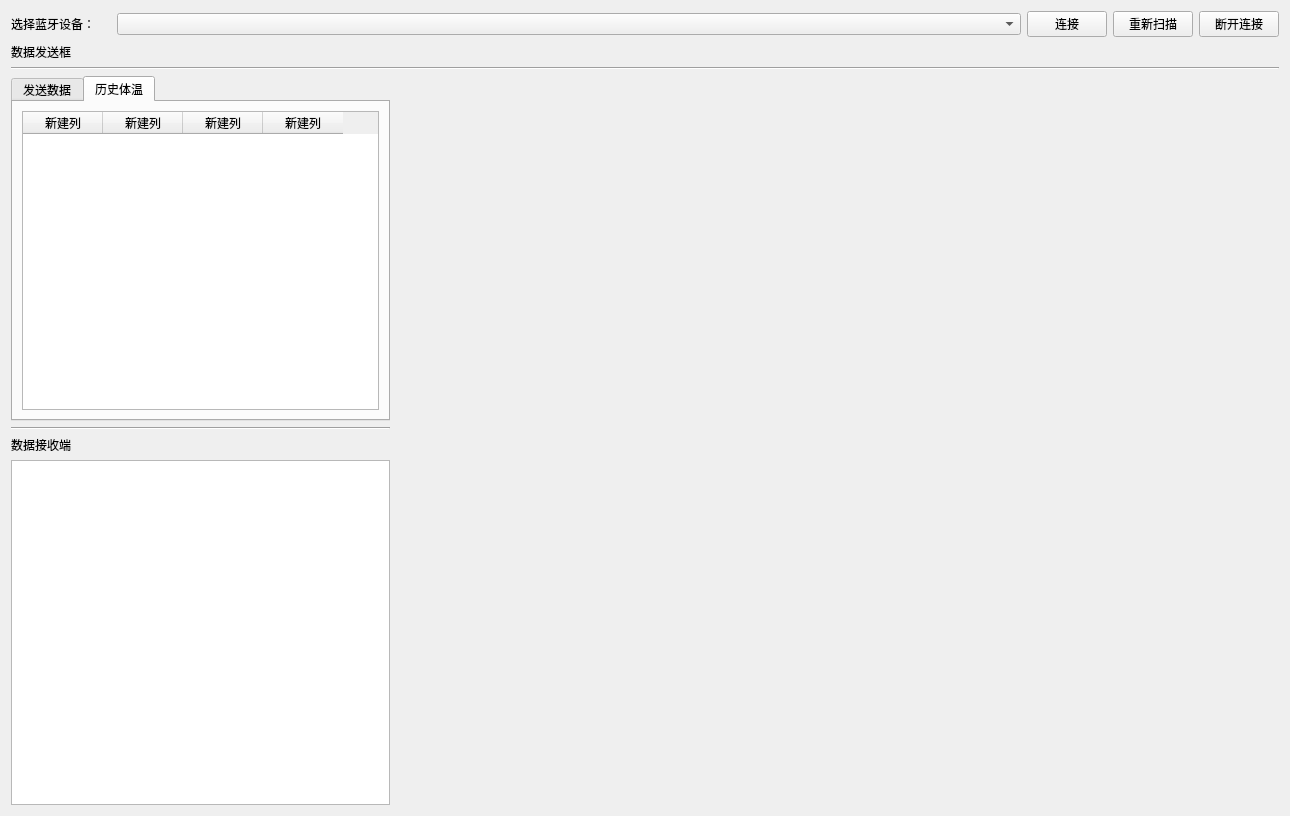
<?xml version="1.0" encoding="UTF-8"?>
<ui version="4.0">
 <class>Form</class>
 <widget class="QWidget" name="Form">
  <property name="geometry">
   <rect>
    <x>0</x>
    <y>0</y>
    <width>1290</width>
    <height>816</height>
   </rect>
  </property>
  <property name="windowTitle">
   <string>Form</string>
  </property>
  <layout class="QVBoxLayout" name="verticalLayout_4">
   <item>
    <layout class="QVBoxLayout" name="verticalLayout_3">
     <item>
      <layout class="QHBoxLayout" name="horizontalLayout" stretch="1,9,0,0,0">
       <item>
        <widget class="QLabel" name="label">
         <property name="text">
          <string>选择蓝牙设备：</string>
         </property>
        </widget>
       </item>
       <item>
        <widget class="QComboBox" name="comboBox"/>
       </item>
       <item>
        <widget class="QPushButton" name="connectButton">
         <property name="text">
          <string>连接</string>
         </property>
        </widget>
       </item>
       <item>
        <widget class="QPushButton" name="scanButton">
         <property name="text">
          <string>重新扫描</string>
         </property>
        </widget>
       </item>
       <item>
        <widget class="QPushButton" name="disconnectButton">
         <property name="text">
          <string>断开连接</string>
         </property>
        </widget>
       </item>
      </layout>
     </item>
     <item>
      <layout class="QHBoxLayout" name="horizontalLayout_4">
       <item>
        <widget class="QLabel" name="label_2">
         <property name="text">
          <string>数据发送框</string>
         </property>
        </widget>
       </item>
       <item>
        <widget class="QLabel" name="label_tip">
         <property name="text">
          <string/>
         </property>
        </widget>
       </item>
      </layout>
     </item>
     <item>
      <widget class="Line" name="line">
       <property name="orientation">
        <enum>Qt::Horizontal</enum>
       </property>
      </widget>
     </item>
    </layout>
   </item>
   <item>
    <layout class="QHBoxLayout" name="horizontalLayout_5" stretch="3,7">
     <item>
      <layout class="QVBoxLayout" name="verticalLayout">
       <item>
        <layout class="QHBoxLayout" name="horizontalLayout_2" stretch="0">
         <item>
          <widget class="QTabWidget" name="tabWidget">
           <property name="currentIndex">
            <number>1</number>
           </property>
           <widget class="QWidget" name="tab">
            <attribute name="title">
             <string>发送数据</string>
            </attribute>
            <layout class="QHBoxLayout" name="horizontalLayout_7">
             <item>
              <widget class="QPlainTextEdit" name="sendTextEdit"/>
             </item>
            </layout>
           </widget>
           <widget class="QWidget" name="tab_2">
            <attribute name="title">
             <string>历史体温</string>
            </attribute>
            <layout class="QHBoxLayout" name="horizontalLayout_8">
             <item>
              <widget class="QTableWidget" name="tableWidget">
               <attribute name="horizontalHeaderDefaultSectionSize">
                <number>80</number>
               </attribute>
               <column>
                <property name="text">
                 <string>新建列</string>
                </property>
               </column>
               <column>
                <property name="text">
                 <string>新建列</string>
                </property>
               </column>
               <column>
                <property name="text">
                 <string>新建列</string>
                </property>
               </column>
               <column>
                <property name="text">
                 <string>新建列</string>
                </property>
               </column>
              </widget>
             </item>
            </layout>
           </widget>
          </widget>
         </item>
        </layout>
       </item>
       <item>
        <widget class="Line" name="line_2">
         <property name="orientation">
          <enum>Qt::Horizontal</enum>
         </property>
        </widget>
       </item>
       <item>
        <widget class="QLabel" name="label_3">
         <property name="text">
          <string>数据接收端</string>
         </property>
        </widget>
       </item>
       <item>
        <layout class="QVBoxLayout" name="verticalLayout_2" stretch="0">
         <property name="spacing">
          <number>0</number>
         </property>
         <item>
          <widget class="QTextBrowser" name="recv_textBrowser">
           <property name="sizePolicy">
            <sizepolicy hsizetype="Expanding" vsizetype="Expanding">
             <horstretch>0</horstretch>
             <verstretch>3</verstretch>
            </sizepolicy>
           </property>
          </widget>
         </item>
        </layout>
       </item>
      </layout>
     </item>
     <item>
      <layout class="QHBoxLayout" name="horizontalLayout_3">
       <item>
        <widget class="MplWidget" name="mplwidget" native="true">
         <property name="sizePolicy">
          <sizepolicy hsizetype="Preferred" vsizetype="Preferred">
           <horstretch>0</horstretch>
           <verstretch>0</verstretch>
          </sizepolicy>
         </property>
        </widget>
       </item>
      </layout>
     </item>
    </layout>
   </item>
  </layout>
 </widget>
 <customwidgets>
  <customwidget>
   <class>MplWidget</class>
   <extends>QWidget</extends>
   <header>mplwidget.h</header>
   <container>1</container>
  </customwidget>
 </customwidgets>
 <resources/>
 <connections/>
</ui>
